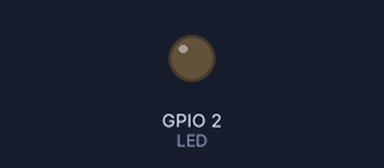
Bench run of a sketch on a simulated ESP32. On the bench: output pins drawn as LEDs (lit = HIGH).

Above: at 0.5 s.
At 5.0 s:
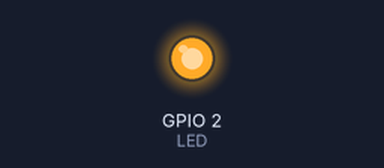
Timing chart, 0 to 6.9 s (numbered marks = the images above):
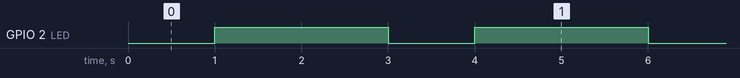

The sketch:

esp32_gpio.ino
```cpp
#define LED    2

void setup() {
  pinMode(LED, OUTPUT);
}

void loop() {
  digitalWrite(LED, 0);
  delay(1000);
  digitalWrite(LED, 1);
  delay(2000);
}
```

Measured:
- by itself, GPIO 2 (LED): alternates HIGH for 2.0 s and LOW for 1.0 s
